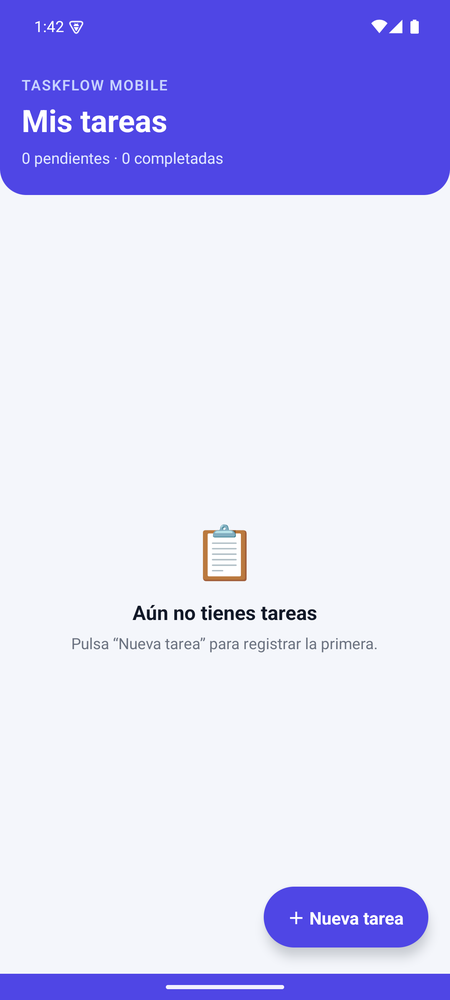
#> input picture resultados/ejecuciones/ejecucion-conjunta-20261031-194151/maestro/2026-10-31_194155/Escenario 01 - Registro exitoso de una tarea/takeScreenshot/escenario-01_01_pantalla-inicial.png, 450 x 1000 px, shrunk from 1080 x 2400 before the run
$ python -i generar-informe.py   (imports and definitions only)
#> lines starting #> are read from the running program, lines starting #| are printed output that depends on the picture; after the words box and inside, x2 and y2 are one past the last pixel; in counts of white or black regions, pixels touching at a corner belong together
"""Genera informe/Informe-Final-Maestro.pdf a partir de los resultados REALES guardados en el repositorio.

Lee:
  resultados/entorno/versiones-entorno.txt
  resultados/ejecuciones/<ejecucion>-<fecha>/resumen.json   (la más reciente de cada tipo)
  resultados/reportes/*-junit.xml
  evidencias/**.png  (capturas de Maestro takeScreenshot y de la terminal)

Uso: python informe/generar-informe.py --commit <sha> [--fecha YYYY-MM-DD]
"""
import argparse
import json
import xml.etree.ElementTree as ET
from datetime import date
from pathlib import Path

from PIL import Image as PILImage
from reportlab.lib import colors
from reportlab.lib.enums import TA_CENTER, TA_JUSTIFY
from reportlab.lib.pagesizes import LETTER
from reportlab.lib.styles import ParagraphStyle, getSampleStyleSheet
from reportlab.lib.units import cm
from reportlab.pdfbase import pdfmetrics
from reportlab.pdfbase.ttfonts import TTFont
from reportlab.platypus import (Image, KeepTogether, PageBreak, Paragraph, SimpleDocTemplate, Spacer, Table,
                                TableStyle)

RAIZ = Path(__file__).resolve().parents[1]
REPO = "https://github.com/javier2002guerra-lab/Automatizaci-n-de-recorridos-m-viles-con-Maestro"
FUENTES = Path("C:/Windows/Fonts")

# [5 lines not run here, left out]

# [1 line that did not run here, left out]
# [1 line that did not run here, left out]

# [1 line that did not run here, left out]
# [19 lines that did not run here, left out]


def P(t, s="normal"):
    return Paragraph(t, E[s])


def vinetas(items):
    return [Paragraph(i, E["vineta"], bulletText="•") for i in items]


# [12 lines left out: function tabla, not called in this run]


def recorte_terminal(ruta: Path) -> Path:
    """Copia de la captura de terminal recortada al área que contiene texto (solo para el PDF).
    El archivo original completo permanece sin cambios en evidencias/."""
    im = PILImage.open(ruta).convert("RGB")
#> im is the input picture: PIL image 450x1000 RGB; mean R, G, B 204.6, 204, 244.7
    w, h = im.size
#> w = 450; h = 1000
    gris = im.convert("L").point(lambda v: 255 if v > 60 else 0)
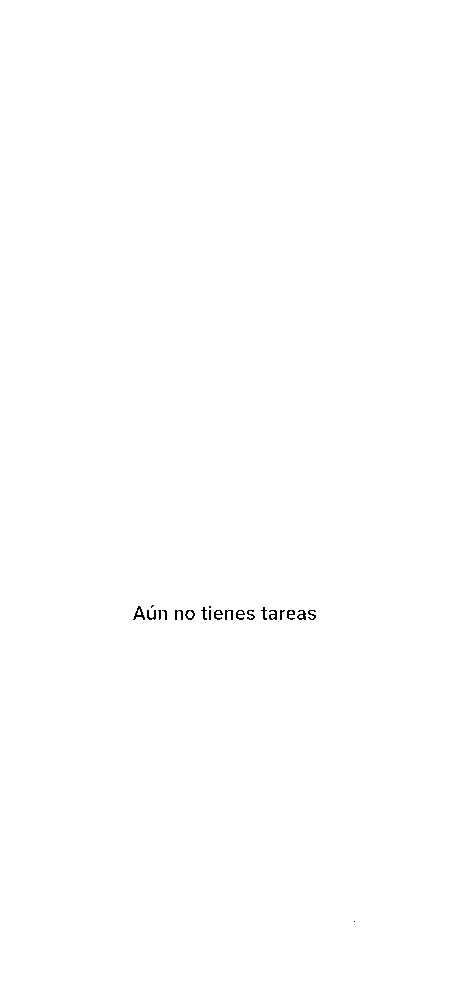
#> gris: PIL image 450x1000 L; 99.8% white; black in thin lines or dots, all inside (x1, y1, x2, y2) = (133, 605, 355, 922)
    ultima = 60
    for y in range(h - 12, 40, -1):
        if gris.crop((12, y, w - 45, y + 1)).getbbox():
            ultima = y
            break
#> (the run stopped early here; a loop or call above may not have finished)

$ run again, on resultados/ejecuciones/ejecucion-conjunta-20261031-194151/maestro/2026-10-31_194155/Escenario 02 - Validacion de campo obligatorio/takeScreenshot/escenario-02_02_mensaje-validacion.png
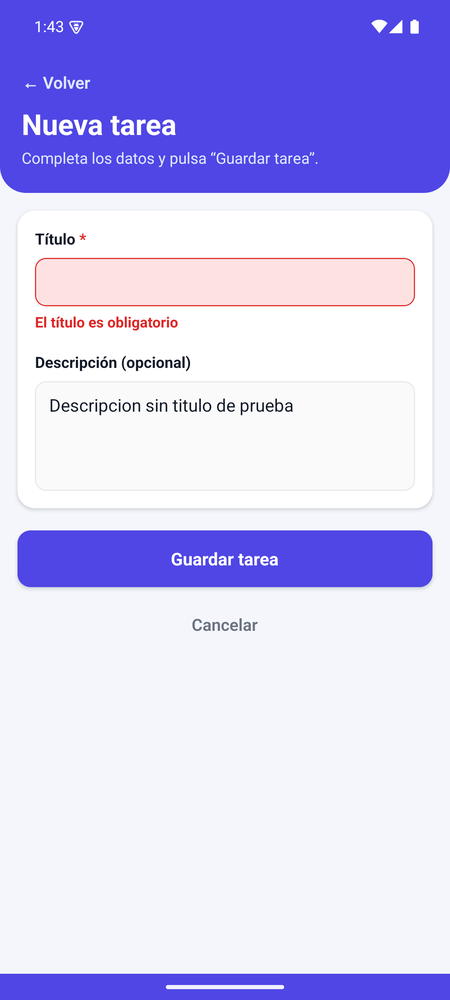
#> input picture resultados/ejecuciones/ejecucion-conjunta-20261031-194151/maestro/2026-10-31_194155/Escenario 02 - Validacion de campo obligatorio/takeScreenshot/escenario-02_02_mensaje-validacion.png, 450 x 1000 px, shrunk from 1080 x 2400 before the run
#> in recorte_terminal, im is the input picture: PIL image 450x1000 RGB; mean R, G, B 202, 198.9, 242.9
#> in recorte_terminal, `gris = im.convert("L").point(lambda v: 255 if v > 60 else 0)`:
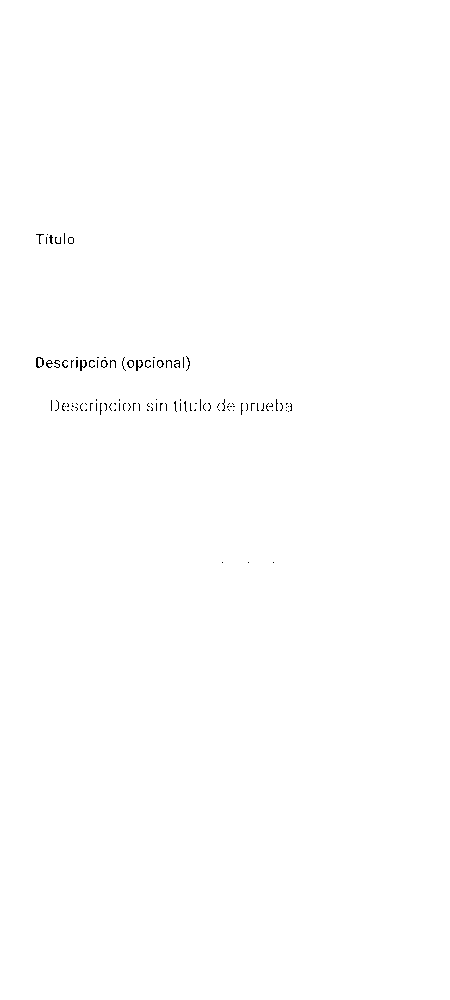
#> gris: PIL image 450x1000 L; 99.8% white; black in thin lines or dots, all inside (x1, y1, x2, y2) = (36, 233, 292, 563)

$ run again, on resultados/ejecuciones/ejecucion-conjunta-20261031-194151/maestro/2026-10-31_194155/Escenario 03 - Persistencia tras cerrar y reabrir/takeScreenshot/escenario-03_01_tarea-creada-antes-del-cierre.png
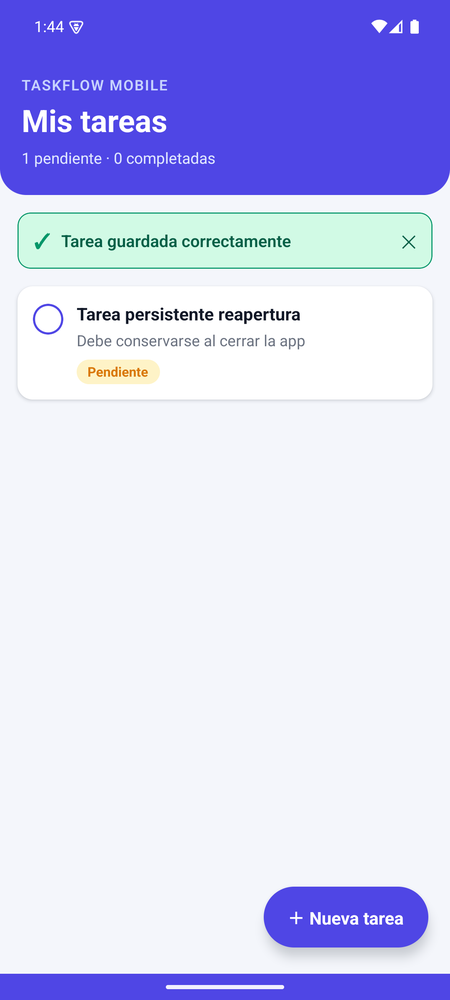
#> input picture resultados/ejecuciones/ejecucion-conjunta-20261031-194151/maestro/2026-10-31_194155/Escenario 03 - Persistencia tras cerrar y reabrir/takeScreenshot/escenario-03_01_tarea-creada-antes-del-cierre.png, 450 x 1000 px, shrunk from 1080 x 2400 before the run
#> in recorte_terminal, im is the input picture: PIL image 450x1000 RGB; mean R, G, B 202.9, 204.4, 243.2
#> in recorte_terminal, `gris = im.convert("L").point(lambda v: 255 if v > 60 else 0)`:
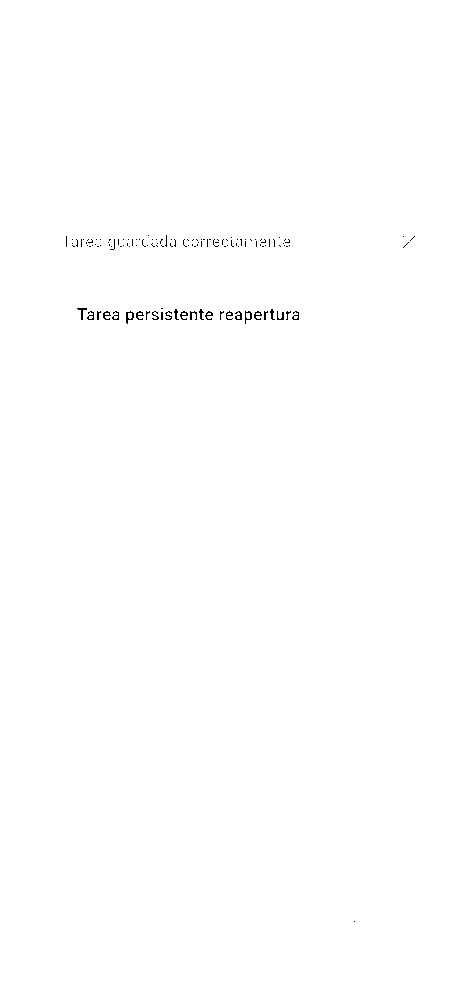
#> gris: PIL image 450x1000 L; 99.8% white; black in thin lines or dots, all inside (x1, y1, x2, y2) = (66, 235, 415, 922)
